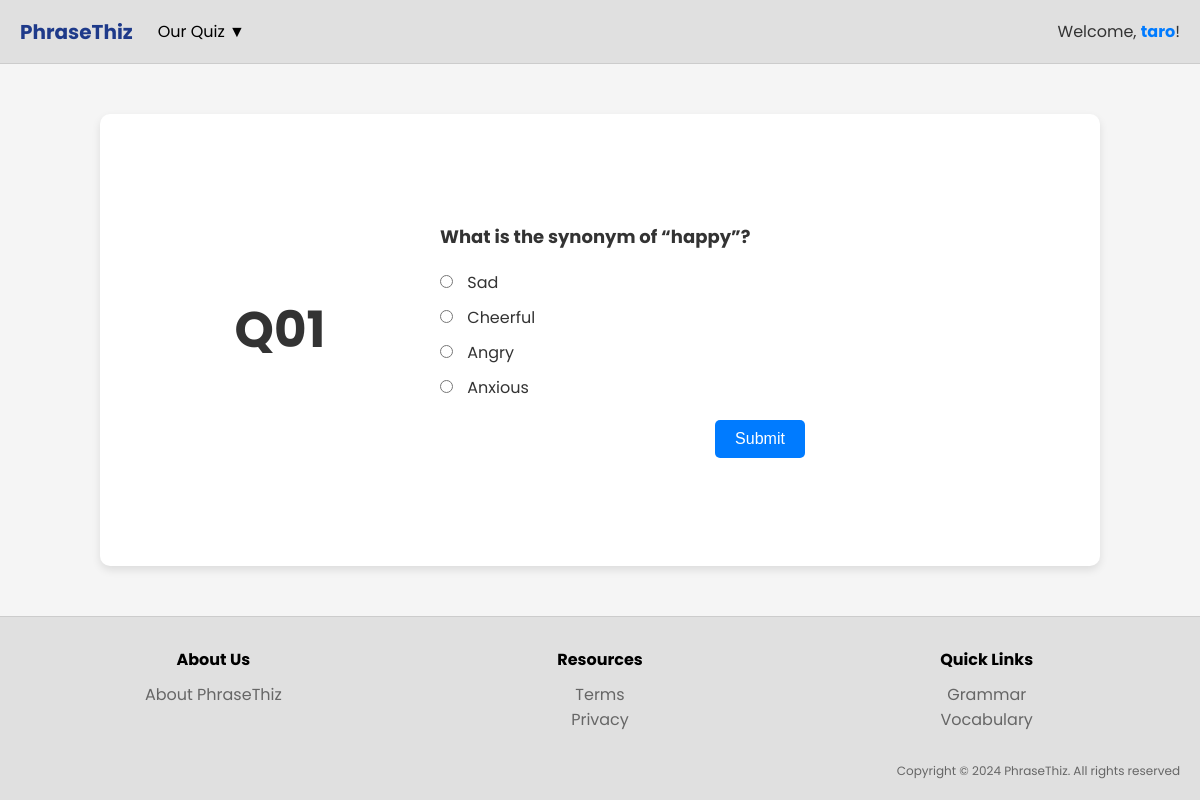
Page /student/vocabulary-quiz.php (signed in) on the committed database.
### tables this page shows
CREATE TABLE IF NOT EXISTS `question` (
  `question_id` varchar(50) NOT NULL,
  `question_text` varchar(1000) NOT NULL,
  `Option 1` varchar(255) NOT NULL,
  `Option 2` varchar(255) NOT NULL,
  `Option 3` varchar(255) NOT NULL,
  `Option 4` varchar(255) NOT NULL,
  `quiz_id` varchar(50) NOT NULL,
  PRIMARY KEY (`question_id`),
  KEY `quiz_id` (`quiz_id`)
);

### student/vocabulary-quiz.php (the view, shortened to what this page needs)
<?php
include("../conn/conn.php");
$quiz_id = "QZ02";
$current_question_index = isset($_GET['index']) ? (int)$_GET['index'] : 0;
$sql = "
    SELECT
        q.question_id,
        q.question_text,
        q.`Option 1` AS option1,
        q.`Option 2` AS option2,
        q.`Option 3` AS option3,
        q.`Option 4` AS option4,
        a.answer_text
    FROM question q
    INNER JOIN answer a ON q.question_id = a.question_id
    WHERE q.quiz_id = '$quiz_id' AND a.is_correct = 1
    ORDER BY q.question_id
";
$result = mysqli_query($con, $sql);
$questions = [];
while ($row = mysqli_fetch_assoc($result)) {
    $questions[] = $row;
}
$current_question = $questions[$current_question_index];
$question_text = $current_question['question_text'];
$options = [
    $current_question['option1'],
    $current_question['option2'],
    $current_question['option3'],
    $current_question['option4']
];
?>
<!DOCTYPE html>
<html lang="en">
<head>
    <link rel="stylesheet" href="../css/vocabulary-quiz.css">
</head>
<body>
<header class="header">
    <div class="header-left">
        <a href="student-homepage.php" class="logo">PhraseThiz</a>
        <div class="dropdown">
            <button class="dropdown-btn">Our Quiz ▼</button>
        </div>
    </div>
    <div class="header-right">
        <span>Welcome, <a href="../student/student-profile.php" class="profile-link"><?php echo htmlspecialchars($_SESSION['username']); ?></a>!</span>
    </div>
</header>
<div class="container" style="display: flex; align-items: center; justify-content: center;">
    <h1 style="flex: 1; text-align: center;">
        Q<?php echo str_pad($current_question_index + 1, 2, "0", STR_PAD_LEFT); ?>
    </h1>
    <form id="quiz-form" method="POST" action="../student/vocabulary-quiz.php?index=<?php echo $current_question_index; ?>" style="flex: 2; text-align: center;">
        <div class="question"><?php echo htmlspecialchars($question_text); ?></div>
        <ul class="options" style="list-style: none; padding: 0; margin: 0;">
            <?php foreach ($options as $option): ?>
                <li style="margin-bottom: 10px;">
                    <input type="radio" name="answer" value="<?php echo htmlspecialchars($option); ?>" required>
                    <?php echo htmlspecialchars($option); ?>
                </li>
            <?php endforeach; ?>
        </ul>
        <button type="submit" class="btn" style="margin-top: 10px;">Submit</button>
    </form>
</div>
<footer>
    <div class="footer-container">
        <div class="footer-section">
            <h3>About Us</h3>
            <ul>
                <li><a href="../about-us/about-us.php">About PhraseThiz</a></li>
            </ul>
        </div>
        <div class="footer-section">
            <h3>Resources</h3>
            <ul>
                <li><a href="../term-privacy/term-privacy.php">Terms</a></li>
                <li><a href="../term-privacy/term-privacy.php">Privacy</a></li>
            </ul>
        </div>
        <div class="footer-section">
            <h3>Quick Links</h3>
            <ul>
                <li><a href="../student/grammar.php">Grammar</a></li>
                <li><a href="../student/vocabulary.php">Vocabulary</a></li>
            </ul>
        </div>
        <div class="footer-copyright">
            <p>Copyright &copy; 2024 PhraseThiz. All rights reserved</p>
        </div>
    </div>
</footer>
</body>
</html>

### css/vocabulary-quiz.css (style rules this page uses)
* { margin: 0; padding: 0; box-sizing: border-box; }
html, body { height: 100%; margin: 0; display: flex; flex-direction: column; font-family: 'Poppins', sans-serif; background-color: #f5f5f5; color: #333; transition: opacity 0.5s ease; }
.header { display: flex; justify-content: space-between; align-items: center; padding: 14px 20px; background-color: #e0e0e0; border-bottom: 1px solid #ccc; height: auto; }
.header-left { display: flex; align-items: center; gap: 20px; }
.logo { font-size: 20px; font-weight: bold; color: #1e3a8a; text-decoration: none; }
.dropdown { position: relative; }
.dropdown-btn { background: none; border: none; font-family: 'Poppins'; color: #000; font-size: 16px; cursor: pointer; padding: 5px; transition: color 0.3s; }
.profile-link { text-decoration: none; color: #007BFF; font-weight: bold; }
.container { flex: 1; width: 90%; max-width: 1000px; margin: 50px auto; background: #fff; padding: 20px; border-radius: 10px; box-shadow: 0 4px 8px rgba(0, 0, 0, 0.1); text-align: center; }
.container h1 { font-size: 50px; margin-bottom: 20px; color: #333; }
.container .question { font-size: 18px; font-weight: bold; margin-bottom: 20px; color: #333; }
.question { margin-left: 0px; padding-left: -430px; text-align: left; }
.container .options { list-style: none; padding: 0; }
.container .options li { margin: 10px 0; text-align: left; }
.container .options input[type="radio"] { margin-right: 10px; }
.container .btn { margin-top: 20px; padding: 10px 20px; font-size: 16px; background-color: #007bff; color: white; border: none; border-radius: 5px; cursor: pointer; text-align: center; }
footer { background-color: #e0e0e0; padding: 20px; border-top: 1px solid #ccc; text-align: center; margin-top: auto; }
.footer-container { display: flex; flex-wrap: wrap; justify-content: space-between; align-items: flex-start; max-width: 1200px; margin: 0 auto; }
.footer-section { flex: 1; min-width: 200px; margin: 10px; }
.footer-section h3 { font-size: 16px; margin-bottom: 10px; color: #000; }
.footer-section ul { list-style: none; padding: 0; margin: 0; }
.footer-section ul li a { text-decoration: none; color: #666; }
.footer-copyright { flex: 1 100%; text-align: right; font-size: 12px; color: #666; margin-top: 20px; }

### rows in the picture
question: question_text "What is the synonym of “happy”?", Option 1 "Sad", Option 3 "Angry", Option 4 "Anxious"

### other values in the picture
$_SESSION['username'] "taro"
str_pad($current_question_index + 1, 2, "0", STR_PAD_LEFT) "01"
$option "Cheerful"
